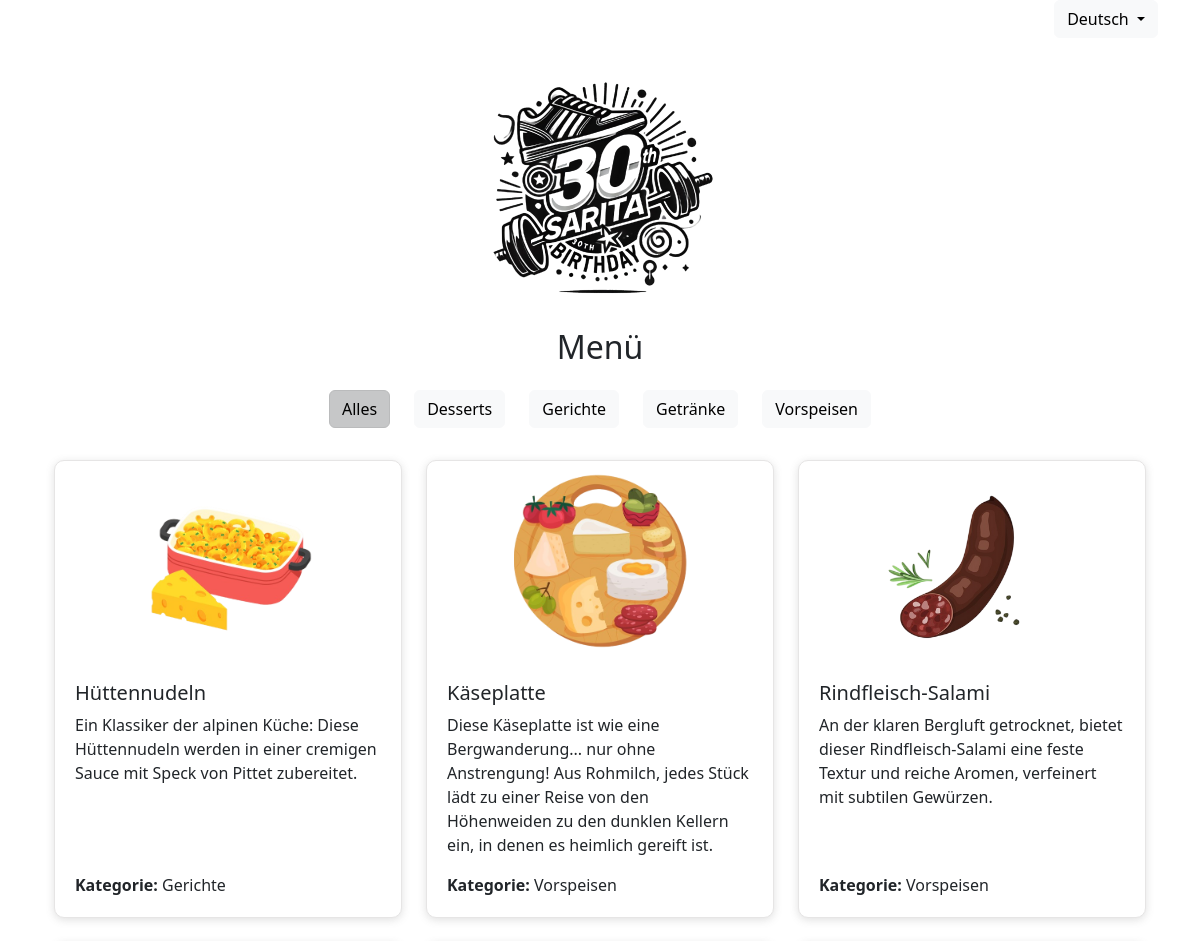
/de (upper part), run on an earlier commit of the app's database.
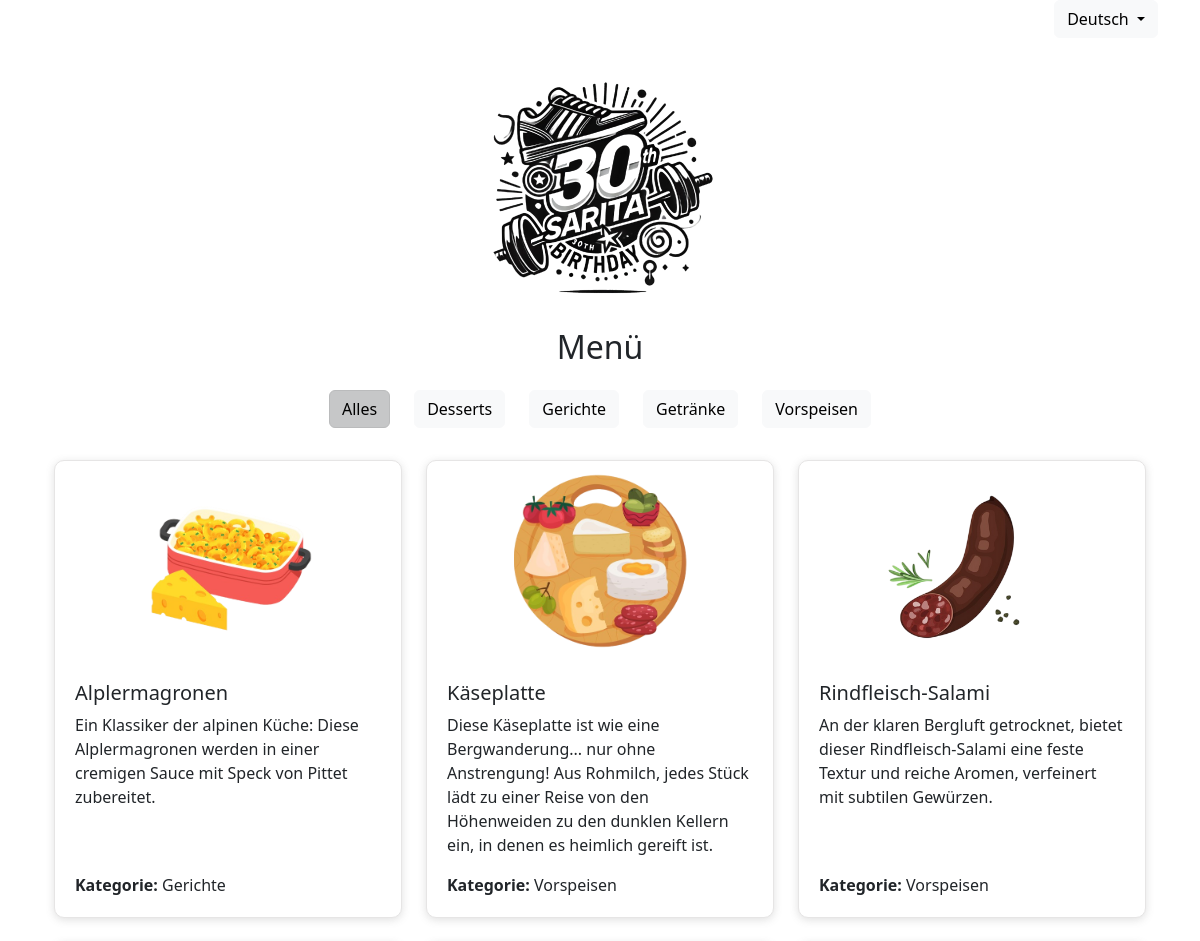
And on a later commit of the database.
### app.py (models this page shows)
class MenuItem(db.Model):
    id = db.Column(db.Integer, primary_key = True)
    name_fr = db.Column(db.String(100), nullable = False)
    name_de = db.Column(db.String(100), nullable = False)
    description_fr = db.Column(db.String(200), nullable = False)
    description_de = db.Column(db.String(200), nullable = False)
    category_fr = db.Column(db.String(50), nullable = True)
    category_de = db.Column(db.String(50), nullable = True)
    image_path = db.Column(db.String(100), nullable = False)

### app.py (the view)
@app.route('/de')
def menu_de():
    items = MenuItem.query.all()
    categories = sorted({item.category_de for item in items if item.category_de})
    menu_title = 'Menü'
    category_title = 'Kategorie'
    filter_title = 'Alles'
    items_data = [{
        'name': item.name_de,
        'description': item.description_de,
        'category': item.category_de,
        'image_path': item.image_path
    } for item in items]
    selected_language = session.get('lang', 'de')
    return render_template('menu.html',
                            items=items_data,
                            categories=categories,
                            menu_title = menu_title,
                            category_title = category_title,
                            filter_title = filter_title,
                            language_route='/de',
                            selected_language = selected_language)

### templates/menu.html (shortened to what this page needs)
{% extends "base.html" %}
{% block content %}
<div class="container">
    <div class="row justify-content-center mb-4">
        <div class="col-12 col-md-auto mb-2">
            <button class="btn btn-light filter-btn active" data-category="">{{ filter_title }}</button>
        </div>
        {% for category in categories %}
            <div class="col-12 col-md-auto mb-2">
                <button class="btn btn-light filter-btn" data-category="{{ category }}">{{ category }}</button>
            </div>
        {% endfor %}
    </div>
    <div class="row" id="menu-items">
        {% for item in items %}
            <div class="col-md-4 mb-4">
                <div class="card d-flex flex-column h-100">
                    <img src="{{ url_for('static', filename=item.image_path) }}" class="card-img-top fixed-image" alt="{{ item.name }}" >
                    <div class="card-body d-flex flex-column">
                        <h5 class="card-title">{{ item.name}}</h5>
                        <p class="card-text">{{ item.description }}</p>
                        <p class="card-text mt-auto">
                            <strong>{{category_title}}:</strong> {{ item.category }}
                        </p>
                    </div>
                </div>
            </div>
        {% endfor %}
    </div>
</div>
{% endblock %}

What changed in the data, as far as the page shows it:
changed MenuItem "Gerichte": name "Hüttennudeln" → "Alplermagronen"; description "Ein Klassiker der alpinen Küche: Diese Hüttennudeln werden in einer cremigen Sauce mit Speck von Pittet zubereitet." → "Ein Klassiker der alpinen Küche: Diese Alplermagronen werden in einer cremigen Sauce mit Speck von Pittet zubereitet."
